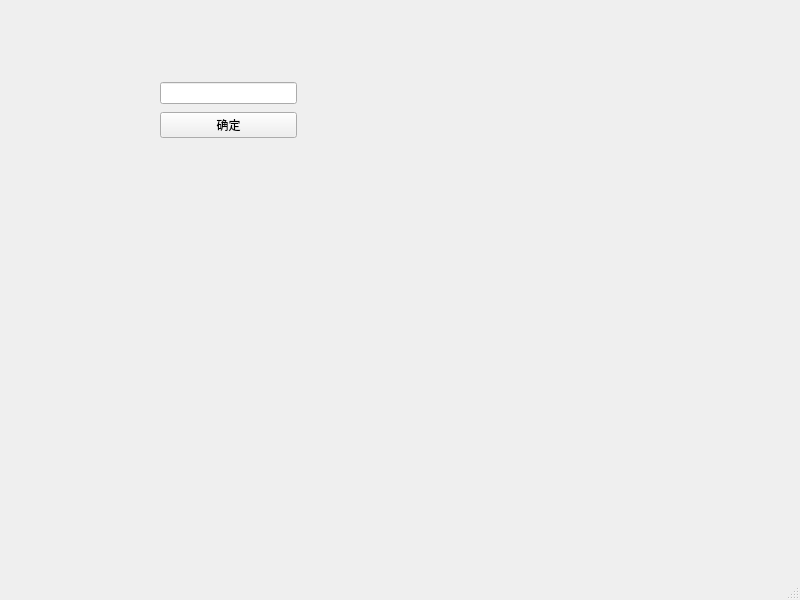
<?xml version="1.0" encoding="UTF-8"?>
<ui version="4.0">
 <class>MainWindow</class>
 <widget class="QMainWindow" name="MainWindow">
  <property name="geometry">
   <rect>
    <x>0</x>
    <y>0</y>
    <width>800</width>
    <height>600</height>
   </rect>
  </property>
  <property name="windowTitle">
   <string>MainWindow</string>
  </property>
  <widget class="QWidget" name="centralwidget">
   <widget class="QWidget" name="">
    <property name="geometry">
     <rect>
      <x>160</x>
      <y>80</y>
      <width>137</width>
      <height>60</height>
     </rect>
    </property>
    <layout class="QVBoxLayout" name="verticalLayout">
     <item>
      <widget class="QLineEdit" name="lineEdit"/>
     </item>
     <item>
      <widget class="QPushButton" name="pushButton">
       <property name="text">
        <string>确定</string>
       </property>
      </widget>
     </item>
    </layout>
   </widget>
  </widget>
  <widget class="QMenuBar" name="menubar">
   <property name="geometry">
    <rect>
     <x>0</x>
     <y>0</y>
     <width>800</width>
     <height>22</height>
    </rect>
   </property>
  </widget>
  <widget class="QStatusBar" name="statusbar"/>
 </widget>
 <resources/>
 <connections/>
</ui>
